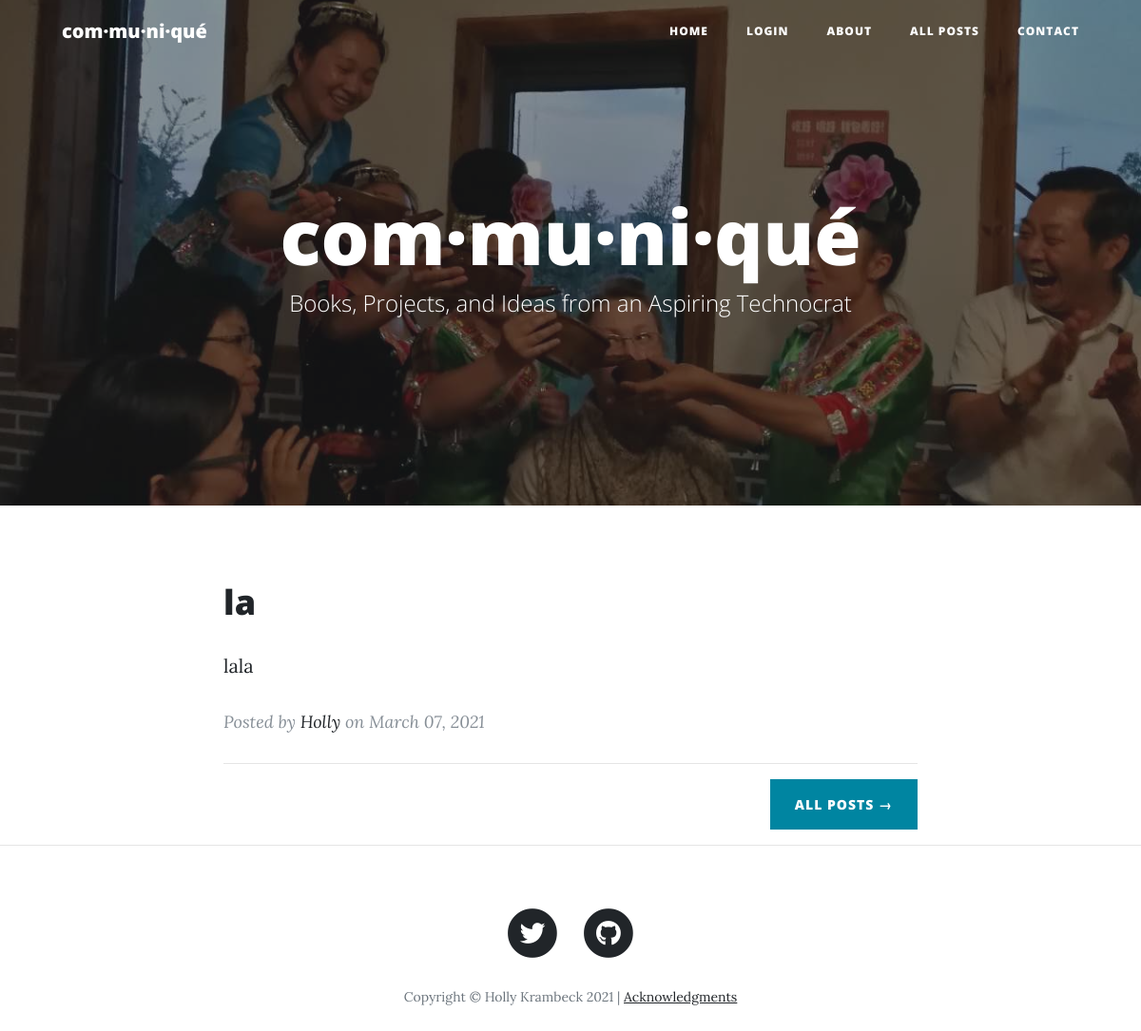
The page / on the database its author committed.
### main.py (models this page shows)
class BlogPost(db.Model):
    __tablename__ = "blog_posts"
    id = db.Column(db.Integer, primary_key=True)
    author_id = db.Column(db.Integer, db.ForeignKey("users.id"))
    author = relationship("User", back_populates="posts")
    title = db.Column(db.String(250), unique=True, nullable=False)
    subtitle = db.Column(db.String(250), nullable=False)
    date = db.Column(db.String(250), nullable=False)
    date_order = db.Column(db.Integer, nullable=False)
    body = db.Column(db.Text, nullable=False)
    img_url = db.Column(db.String(250), nullable=False)

class User(UserMixin, db.Model):
    __tablename__ = 'users'
    id = db.Column(db.Integer, primary_key=True)
    name = db.Column(db.String(250), nullable=False)
    email = db.Column(db.String(250), nullable=False)
    password =db.Column(db.String(), nullable=False)
    posts = relationship("BlogPost", back_populates="author")

### main.py (the view)
@app.route('/')
def home():
    blog_data = BlogPost.query.order_by(BlogPost.date_order.desc()).all()
    db.session.commit()
    return render_template("index.html", blogs=blog_data, year=year, logged_in=current_user.is_authenticated)

### templates/index.html (shortened to what this page needs)
<!DOCTYPE html>
<html lang="en">
{% include "header.html" %}
<body>
{% include "nav.html" %}
  <header class="masthead" style="background-image: url('/static/img/home-bg.jpg')">
    <div class="overlay"></div>
    <div class="container">
      <div class="row">
        <div class="col-lg-8 col-md-10 mx-auto">
          <div class="site-heading">
            <h1>com·mu·ni·qué</h1>
            <span class="subheading">Books, Projects, and Ideas from an Aspiring Technocrat</span>
          </div>
        </div>
      </div>
    </div>
  </header>
  <div class="container">
    <div class="row">
      <div class="col-lg-8 col-md-10 mx-auto">
        {% for blog in blogs[:3]: %}
            <div class="post-preview">
              <a href="{{ url_for('post', num=blog['id'])}}">
                <h2 class="post-title">
                  {{blog["title"]}}
                </h2>
                <p>{{blog["subtitle"]}}</p>
              </a>
              <p class="post-meta">Posted by
                <a href="https://www.linkedin.com/in/holly-krambeck/">{{blog["author"]["name"]}}</a>
                on {{blog["date"]}}</p>
            </div>
            <hr>
        {% endfor %}
          <a class="btn btn-primary float-right" href=/all_posts>All Posts &rarr;</a>
      </div>
    </div>
  </div>
  <hr>
{% include "footer.html" %}
</body>
</html>

### rows shown on the page
BlogPost: title "la", subtitle "lala", author.name "Holly", date "March 07, 2021"

### other values the page prints
{{ year }} "2021"
